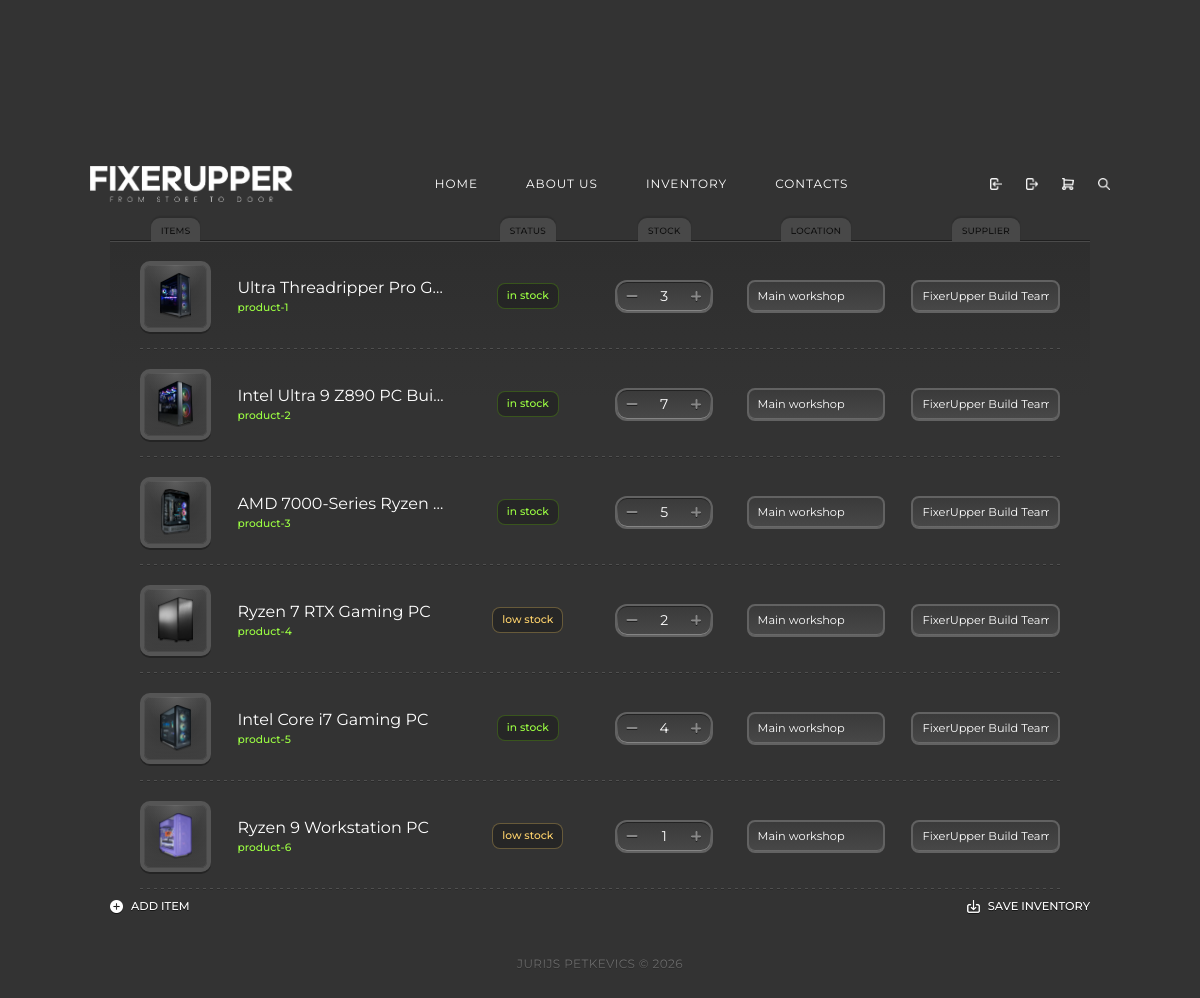
The page /inventory.php on the database its author committed.
### tables this page shows
CREATE TABLE IF NOT EXISTS product_inventory (
    product_id INT UNSIGNED NOT NULL,
    stock_quantity INT UNSIGNED NOT NULL DEFAULT 0,
    location VARCHAR(80) NOT NULL DEFAULT 'Unassigned',
    supplier VARCHAR(120) NOT NULL DEFAULT '',
    updated_at DATETIME NOT NULL DEFAULT CURRENT_TIMESTAMP ON UPDATE CURRENT_TIMESTAMP,
    PRIMARY KEY (product_id),
    KEY idx_product_inventory_stock (stock_quantity),
    CONSTRAINT fk_product_inventory_product
        FOREIGN KEY (product_id) REFERENCES products(id)
        ON DELETE CASCADE
        ON UPDATE CASCADE
);

CREATE TABLE IF NOT EXISTS products (
    id INT UNSIGNED NOT NULL AUTO_INCREMENT,
    slug VARCHAR(50) NOT NULL,
    name VARCHAR(100) NOT NULL,
    short_description TEXT NOT NULL,
    price DECIMAL(10, 2) NOT NULL,
    main_image VARCHAR(255) NOT NULL,
    is_active TINYINT(1) NOT NULL DEFAULT 1,
    created_at DATETIME NOT NULL DEFAULT CURRENT_TIMESTAMP,
    updated_at DATETIME NOT NULL DEFAULT CURRENT_TIMESTAMP ON UPDATE CURRENT_TIMESTAMP,
    PRIMARY KEY (id),
    UNIQUE KEY uq_products_slug (slug),
    KEY idx_products_active (is_active)
);

### inventory_helpers.php (called while the page is built, shortened)
<?php
function inventoryStatus($stockQuantity)
{
    $stockQuantity = (int) $stockQuantity;
    if ($stockQuantity < 3) {
        return 'low';
    }
    return 'in';
}
function inventoryStatusLabel($stockQuantity)
{
    $status = inventoryStatus($stockQuantity);
    if ($status === 'low') {
        return 'low stock';
    }
    return 'in stock';
}

### helpers.php (called while the page is built, shortened)
<?php
function e($value)
{
    return htmlspecialchars((string) $value, ENT_QUOTES, 'UTF-8');
}

### inventory.php (the view, shortened to what this page needs)
<?php
require_once __DIR__ . '/config.php';
require_once __DIR__ . '/helpers.php';
require_once __DIR__ . '/inventory_helpers.php';
$inventoryResult = $conn->query(
    "SELECT
        p.id,
        p.slug,
        p.name,
        p.price,
        p.main_image,
        COALESCE(i.stock_quantity, 0) AS stock_quantity,
        COALESCE(NULLIF(i.location, ''), 'Unassigned') AS location,
        COALESCE(i.supplier, '') AS supplier,
        i.updated_at
     FROM products p
     LEFT JOIN product_inventory i ON i.product_id = p.id
     WHERE p.is_active = 1
     ORDER BY p.id"
);
$inventoryItems = [];
while ($item = $inventoryResult->fetch_assoc()) {
    $stockQuantity = (int) $item['stock_quantity'];
    $status = inventoryStatus($stockQuantity);
    $item['stock_quantity'] = $stockQuantity;
    $item['stock_status'] = $status;
    $item['stock_label'] = inventoryStatusLabel($stockQuantity);
    $inventoryItems[] = $item;
}
?>
<!DOCTYPE html>
<html lang="en">
<head>
    <link rel="stylesheet" href="assets/css/style.css?v=<?= filemtime(__DIR__ . '/assets/css/style.css'); ?>">
</head>
<body class="inventory-body cart-body--filled">
    <nav>
        <div class="nav-logo">
            <a href="index.php" aria-label="FIXERUPPER home">
                <img src="assets/images/logo.png" alt="FIXERUPPER Logo">
            </a>
        </div>
        <div class="nav-menu">
            <a href="index.php">HOME</a>
            <a href="index.php#about">ABOUT US</a>
            <a href="inventory.php" aria-current="page">INVENTORY</a>
            <a href="index.php#contacts">CONTACTS</a>
        </div>
        <div class="nav-actions">
            <a href="#login" title="Login">
                <img src="assets/images/login_icon.png" alt="Login">
            </a>
            <a href="#logout" title="Logout">
                <img src="assets/images/logout_icon.png" alt="Logout">
            </a>
            <a href="cart.php" title="Shopping Cart">
                <img src="assets/images/shoppingcard_icon.png" alt="Cart">
            </a>
            <a href="#search" title="Search">
                <img src="assets/images/search_icon.png" alt="Search">
            </a>
        </div>
    </nav>
    <main class="container cart-container inventory-container">
        <section class="cart-page inventory-page" aria-label="Inventory">
            <form id="inventory-form" class="inventory-form" method="post" action="inventory.php">
                <div class="cart-table inventory-table" data-inventory-table>
                    <div class="cart-header inventory-header" aria-hidden="true">
                        <span class="cart-heading cart-heading--items inventory-heading--items">ITEMS</span>
                        <span class="cart-heading inventory-heading inventory-heading--status">STATUS</span>
                        <span class="cart-heading inventory-heading inventory-heading--stock">STOCK</span>
                        <span class="cart-heading inventory-heading inventory-heading--location">LOCATION</span>
                        <span class="cart-heading inventory-heading inventory-heading--supplier">SUPPLIER</span>
                    </div>
                    <?php foreach ($inventoryItems as $item): ?>
                        <article class="cart-row inventory-row">
                            <a class="cart-item-media" href="index.php#<?= e($item['slug']); ?>" aria-label="<?= e($item['name']); ?>">
                                <img src="<?= e($item['main_image']); ?>" alt="<?= e($item['name']); ?>" onerror="this.onerror=null; this.src='assets/images/pc_1.png';">
                            </a>
                            <a class="cart-item-title inventory-item-title" href="index.php#<?= e($item['slug']); ?>">
                                <?= e($item['name']); ?>
                                <span class="cart-item-stock"><?= e($item['slug']); ?></span>
                            </a>
                            <span class="inventory-status inventory-status--<?= e($item['stock_status']); ?>">
                            </span>
                            <div class="cart-quantity-cell inventory-quantity-cell inventory-quantity-cell--stock">
                                <div class="cart-quantity-control inventory-quantity-control" aria-label="Stock">
                                    <button class="cart-quantity-button" type="button" data-inventory-step="-1" aria-label="Decrease stock">&minus;</button>
                                    <input class="cart-quantity-value inventory-quantity-value" type="text" inputmode="numeric" pattern="[0-9]*" maxlength="3" autocomplete="off" name="inventory[<?= (int) $item['id']; ?>][stock_quantity]" value="<?= (int) $item['stock_quantity']; ?>" data-inventory-quantity aria-label="Stock">
                                    <button class="cart-quantity-button" type="button" data-inventory-step="1" aria-label="Increase stock">+</button>
                                </div>
                            </div>
                            <label class="inventory-text-field inventory-text-field--location">
                                <input type="text" maxlength="80" name="inventory[<?= (int) $item['id']; ?>][location]" value="<?= e($item['location']); ?>">
                            </label>
                            <label class="inventory-text-field inventory-text-field--supplier">
                                <input type="text" maxlength="120" name="inventory[<?= (int) $item['id']; ?>][supplier]" value="<?= e($item['supplier']); ?>">
                            </label>
                        </article>
                    <?php endforeach; ?>
                </div>
                <div class="inventory-actions">
                    <button class="inventory-action-button inventory-add" type="button">
                        <span class="inventory-action-icon inventory-add-icon" aria-hidden="true"></span>
                        <span>ADD ITEM</span>
                    </button>
                    <button class="inventory-action-button inventory-save" type="submit">
                        <span class="inventory-action-icon inventory-save-icon" aria-hidden="true"></span>
                        <span>SAVE INVENTORY</span>
                    </button>
                </div>
            </form>
        </section>
        <footer class="site-footer inventory-footer">
            <p>Jurijs Petkevics &copy; 2026</p>
        </footer>
    </main>
</body>
</html>

### rows shown on the page
product_inventory: product_id.main_image (picture), product_id.name "Ultra Threadripper Pro G…", product_id.slug "product-1", stock_quantity "3", location "Main workshop", supplier "FixerUpper Build Team"
product_inventory: product_id.main_image (picture), product_id.name "Intel Ultra 9 Z890 PC Bui…", product_id.slug "product-2", stock_quantity "7", location "Main workshop", supplier "FixerUpper Build Team"
product_inventory: product_id.main_image (picture), product_id.name "AMD 7000-Series Ryzen…", product_id.slug "product-3", stock_quantity "5", location "Main workshop", supplier "FixerUpper Build Team"
product_inventory: product_id.main_image (picture), product_id.name "Ryzen 7 RTX Gaming PC", product_id.slug "product-4", stock_quantity "2", location "Main workshop", supplier "FixerUpper Build Team"
product_inventory: product_id.main_image (picture), product_id.name "Intel Core i7 Gaming PC", product_id.slug "product-5", stock_quantity "4", location "Main workshop", supplier "FixerUpper Build Team"
product_inventory: product_id.main_image (picture), product_id.name "Ryzen 9 Workstation PC", product_id.slug "product-6", stock_quantity "1", location "Main workshop", supplier "FixerUpper Build Team"
